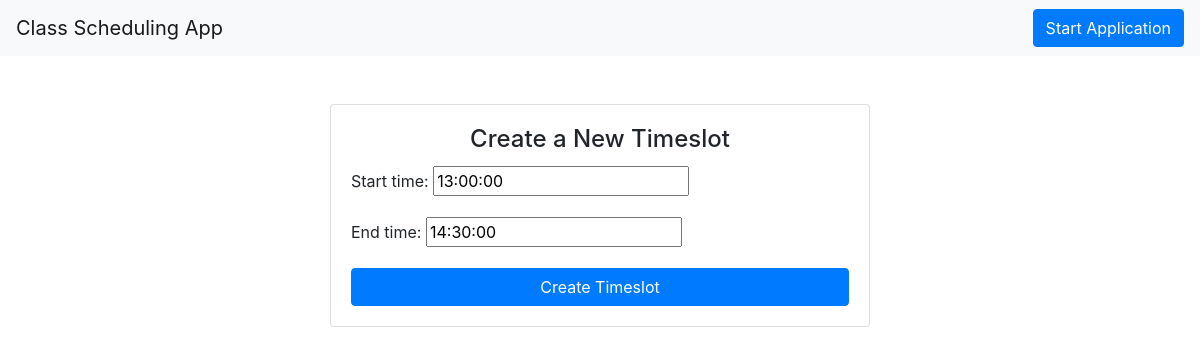
The page /update_timeslot/5 on the database as committed earlier.
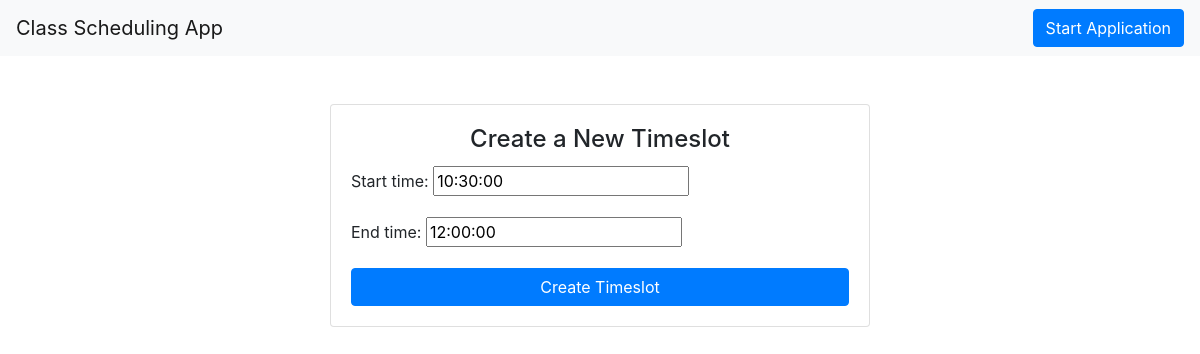
The same page on the database as committed later.
### timetable/models.py (models this page shows, shortened)
class TimeSlot(models.Model):
    start_time = models.TimeField()
    end_time = models.TimeField()

### timetable/views.py (the view, shortened to what this page needs)
# urls.py: path('update_timeslot/<int:pk>', views.TimeSlotUpdateView.as_view(), name='update_timeslot'),
class TimeSlotUpdateView(UpdateView):
    model = TimeSlot
    fields = '__all__'
    template_name = 'timetable/create_timeslot.html'

### templates/timetable/create_timeslot.html (shortened to what this page needs)
{% extends 'base.html' %}
{% block content %}
<div class="container mt-5">
    <div class="row">
        <div class="col-md-6 offset-md-3">
            <div class="card">
                <div class="card-body">
                    <h4 class="card-title text-center">Create a New Timeslot</h4>
                    <form action="" method="post">
                        <div class="form-group">
                            {{ form.as_p }}
                        </div>
                        <button type="submit" class="btn btn-primary btn-block">Create Timeslot</button>
                    </form>
                </div>
            </div>
        </div>
    </div>
</div>
{% endblock %}

Rows that differ between the two databases and show on the page:
changed TimeSlot: start_time "13:00:00" → "10:30:00"; end_time "14:30:00" → "12:00:00"
